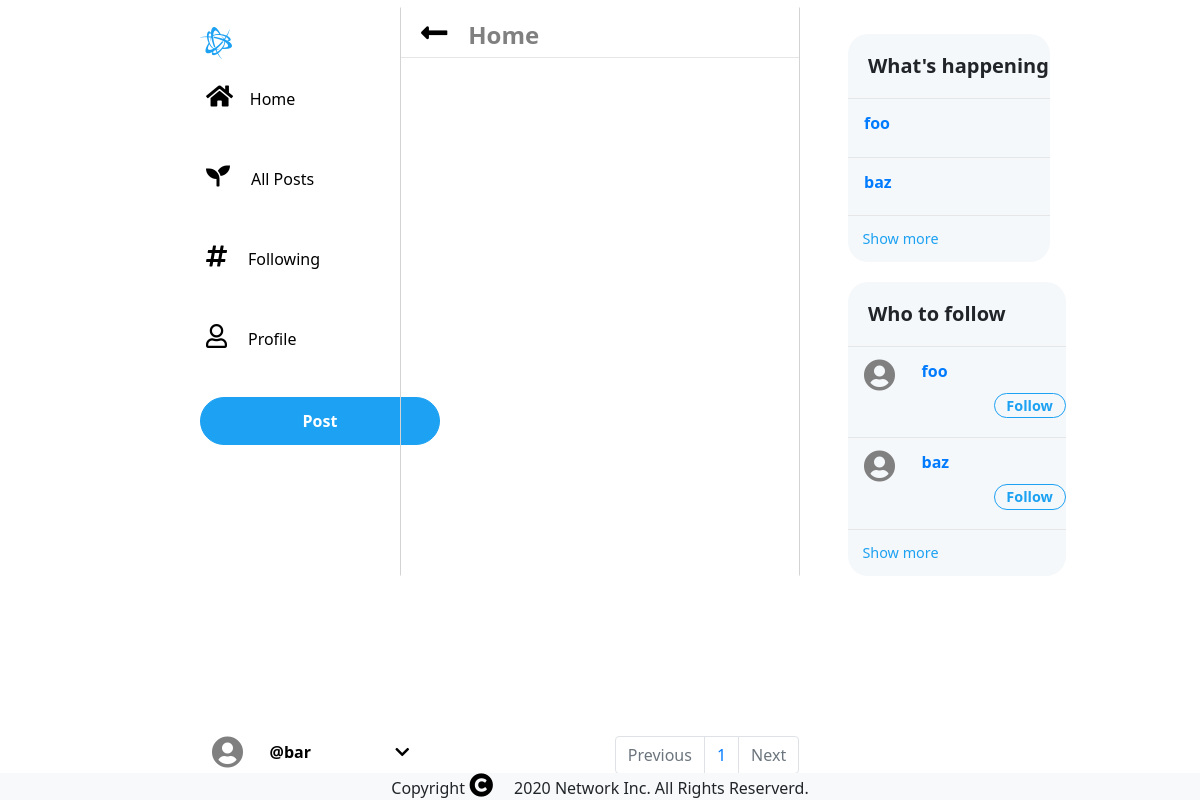
The page /following (signed in) on the database its author committed.
### network/models.py (models this page shows, shortened)
class User(AbstractUser):
    pass

### network/views.py (the view)
# urls.py: path("following", views.following_index, name="following_index"),
@login_required
def following_index(request):
    follows = Follow.objects.filter(user=request.user.id)
    followings = []
    following_users = []
    for follow in follows:
        followings.append(follow.following)
    for following in followings:
        if following is not None:
            following_users.append(following)
    posts = []
    all_users = User.objects.all()
    users = []
    present_user = User.objects.get(username=request.user)
    for all_user in all_users:
        if all_user != present_user and all_user.username != "admin":
            users.append(all_user)
    for following_user in following_users:
        following_posts = Post.objects.filter(user=following_user.id).order_by(
            "-timestamp"
        )
        posts += following_posts
    posts.sort(key=lambda r: r.timestamp, reverse=True)
    p = Paginator(posts, 10)
    page_number = request.GET.get("page")
    page_obj = p.get_page(page_number)
    return render(
        request,
        "network/following.html",
        {
            "posts": posts,
            "post": CreatePost(),
            "page_obj": page_obj,
            "users": users,
        },
    )

### network/models.py
class CreatePost(ModelForm):
    class Meta:
        model = Post
        fields = ["content"]
        widgets = {
            "content": Textarea(
                attrs={
                    "placeholder": "What's happening?",
                    "class": "both_postform",
                }
            )
        }

### network/templates/network/following.html (shortened to what this page needs)
{% extends "network/layout.html" %}
{% load static %}
{% block body %}
{% if user.is_authenticated %}
<div>
    <div class="row middle_cell">
        <a href="{% url 'index' %}">
            <h5><i class="fas fa-long-arrow-alt-left"></i><span>Home</span></h5>
        </a>
    </div>
</div>
{% endif %}
{% endblock %}

### network/templates/network/layout.html (shortened to what this page needs)
{% load static %}
<!DOCTYPE html>
<html lang="en">
<head>
    <link rel="stylesheet" href="https://use.fontawesome.com/releases/v5.13.0/css/all.css">
    <link rel="stylesheet" href="https://stackpath.bootstrapcdn.com/bootstrap/4.4.1/css/bootstrap.min.css"
>
    <link href="{% static 'network/styles.css' %}" rel="stylesheet">
</head>
<body class="main_container">
    <div class="row">
        <div class="col-4">
            <div id="left_container" class="row">
                <div class="col-6">
                </div>
                <nav class="navbar-light" class="col-6">
                    <p><i class="fab fa-battle-net"></i></p>
                    <a href="{% url 'index' %}"><button id="home" class="inline_display button_margin"><i
                                class="fas fa-home"></i>Home</button></a>
                    <div>
                        <ul class="navbar-nav mr-auto">
                            <li class="nav-item">
                                <a href="{% url 'index' %}"><button id="all_posts"
                                        class="inline_display button_margin"><i class="fas fa-seedling"></i>
                                        All
                                        Posts</button></a>
                            </li>
                            {% if user.is_authenticated %}
                            <li class="nav-item">
                                <a href="{% url 'following_index' %}"><button id="following"
                                        class="inline_display button_margin"><i class="fas fa-hashtag"></i>
                                        Following</button></a>
                            </li>
                            <li class="nav-item">
                                <a href="{% url 'user_profile' request.user %}"><button id="profile"
                                        class="inline_display button_margin"><i class="far fa-user"></i>
                                        Profile</button></a>
                            </li>
                            <li class="nav-item">
                                <input type="submit" value="Post" class="btn" onclick="popup()" id="new_post">
                            </li>
                            {% endif %}
                            {% if user.is_authenticated %}
                            <div class="dropdown user_account">
                                <button id="left_corner_user" class="btn btn-secondary dropdown-toggle inline_display"
                                    type="button" id="dropdownMenuButton" data-toggle="dropdown" aria-haspopup="true"
                                    aria-expanded="false">
                                    <i class="fa fa-user-circle fa-2x" aria-hidden="true"></i>
                                    <span id="dropdown_user"><strong>@{{ request.user }}</strong>
                                        <i class="fas fa-chevron-down fa-1x"></i></span>
                                </button>
                            </div>
                            {% endif %}
                        </ul>
                    </div>
                </nav>
            </div>
        </div>
        <div id="middle_container" class="col-4">
            {% block body %}
            {% endblock %}
        </div>
        <div class="right_container col-4">
            <div class="row upper">
                <div class="who_to_follow_container">
                    <div class="follow_border">
                        <h5>What's happening</h5>
                    </div>
                    {% for user in users %}
                    <a class="follow_link" href="#">
                        <div class="follow_options follow_border">
                            <span class="follow_user">{{ user.username }}</span>
                        </div>
                    </a>
                    {% endfor %}
                    <div id="show_more">
                        <a href="#">Show more</a>
                    </div>
                </div>
            </div>
            <div class="row">
                <div class="who_to_follow_container">
                    <div class="follow_border">
                        <h5>Who to follow</h5>
                    </div>
                    {% for user in users %}
                    <a class="follow_link" href="#">
                        <div class="follow_options follow_border">
                            <i class=" fa fa-user-circle fa-2x" aria-hidden="true"></i>
                            <span class="follow_user">{{ user.username }}</span>
                            <button id="follow_button" class="follow_user">Follow</button>
                        </div>
                    </a>
                    {% endfor %}
                    <div id="show_more">
                        <a href="#">Show more</a>
                    </div>
                </div>
            </div>
        </div>
        <nav aria-label="Page navigation">
            <ul id="pagination-demo" class="pagination">
                {% if page_obj.has_previous %}
                <li class="page-item">
                    <a class="page-link" href="?page={{ page_obj.previous_page_number }}" tabindex="-1">Previous</a>
                </li>
                {% else %}
                <li class="page-item disabled">
                    <a class="page-link" href="#" tabindex="-1" aria-disabled="true">Previous</a>
                </li>
                {% endif %}
                <div id="page">
                </div>
                {% if page_obj.has_next %}
                <li class="page-item">
                    <a class="page-link" href="?page={{ page_obj.next_page_number }}">Next</a>
                </li>
                {% else %}
                <li class="page-item disabled">
                    <a class="page-link" href="#" aria-disabled="true">Next</a>
                </li>
                {% endif %}
            </ul>
        </nav>
        <footer class="footer">
            <div class="container">
                <span class="text muted">Copyright <i class="fa fa-copyright" aria-hidden="true"></i> 2020 Network Inc.
                    All
                    Rights Reserverd.
                </span>
            </div>
        </footer>
    </div>
</body>
</html>

### network/static/network/styles.css (style rules this page uses)
body { overflow-x: hidden; font-family: system-ui, -apple-system, BlinkMacSystemFont, "Segoe UI", Roboto, Ubuntu, "Helvetica Neue", sans-serif; }
nav { text-align: left; width: 50%; margin-top: 10px; }
#left_container { margin-top: 10px; }
.right_container { padding-left: 3em; margin-top: 20px; }
.upper { margin-bottom: 20px; }
#middle_container, #post_middle_container, #profile_view { border: 1px solid lightgrey; border-top: 1px solid transparent; border-bottom: 1px solid transparent; padding: 0; overflow: hidden; }
i { color: black; font-size: 1.5em; padding-right: 0.7em; }
.fab { color: rgba(29, 161, 242, 1); font-size: 2em; }
#new_post { background-color: rgba(29, 161, 242, 1); color: white; border: 1px solid rgba(29, 161, 242, 1); border-radius: 30px; width: 15em; height: 3em; font-weight: bold; outline: none; }
.user_account { position: fixed; bottom: 30px; }
.inline_display { display: inline-block; background-color: white; border: 0px solid #e1f3fd; height: 2.5em; }
.button_margin { margin-bottom: 2.5em; }
.fa-user-circle { color: grey; }
.dropdown-toggle::after { display: none; }
#dropdown_user { color: black; }
strong { vertical-align: super; margin-right: 5em; }
.fa-chevron-down { vertical-align: super; }
.follow_options { font-weight: bold; padding-left: 1em; }
h5 { font-weight: bold; padding-left: 1em; line-height: 2em; display: table-cell; vertical-align: middle; }
.who_to_follow_container { background-color: rgb(245, 248, 250); border-radius: 20px; width: 60%; display: table; }
.follow_link { background-color: rgb(245, 248, 250); width: 100%; display: table; }
.follow_user { vertical-align: 40%; }
#follow_button, .profile_follow_button { margin-left: 9em; background-color: rgb(245, 248, 250); border: 1px solid rgba(29, 161, 242, 1); border-radius: 30px; color: rgba(29, 161, 242, 1); font-weight: bold; width: 5em; font-size: 0.9em; }
.follow_border { border-bottom: 1px solid #e6e6e6; }
#show_more { margin-left: 1em; font-size: 0.9em; }
#show_more a { color: rgba(29, 161, 242, 1); }
.follow_border, #show_more { padding-top: 12px; padding-bottom: 12px; }
.middle_cell { border-bottom: 1px solid #e6e6e6; }
.middle_cell h5 { margin-top: 12px; }
.middle_cell span { font-size: 1.2em; color: grey; }
.row { margin-left: auto; margin-right: auto; margin-top: 7px; }
.pagination { position: fixed; bottom: 1.2%; right: 33.4%; }
footer { position: fixed; left: 0; bottom: 0; width: 100%; background-color: #f8f9fa; text-align: center; }

### rows shown on the page
User: user "bar"
User: username "foo"
User: username "baz"
